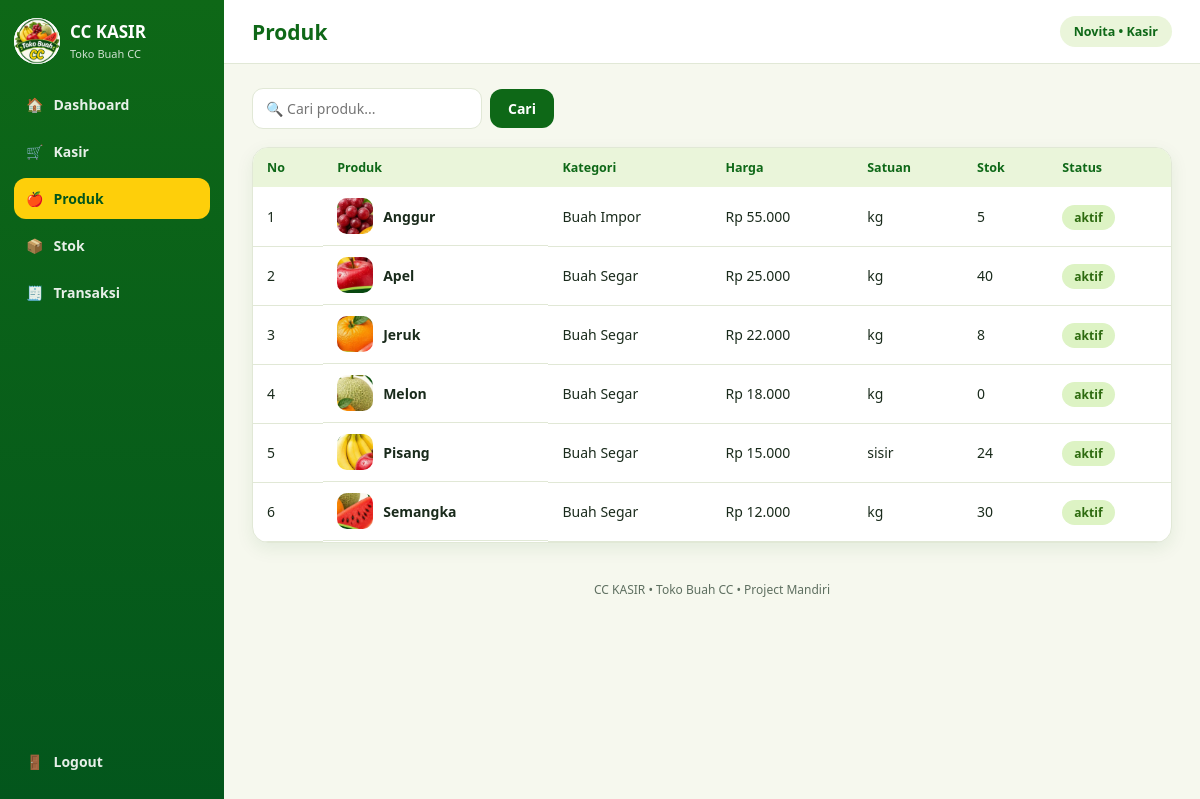
The page /views/produk.php (signed in) on the database its author committed.
### tables this page shows
CREATE TABLE produk (
  id_produk INT NOT NULL AUTO_INCREMENT PRIMARY KEY,
  nama_produk VARCHAR(100) NOT NULL,
  kategori VARCHAR(50) NOT NULL,
  harga INT NOT NULL DEFAULT 0,
  satuan VARCHAR(20) NOT NULL DEFAULT 'kg',
  stok DECIMAL(10,2) NOT NULL DEFAULT 0,
  stok_minimum DECIMAL(10,2) NOT NULL DEFAULT 0,
  status ENUM('aktif','nonaktif') NOT NULL DEFAULT 'aktif'
);

### includes/functions.php (called while the page is built, shortened)
<?php
function rupiah($angka): string
{
    return 'Rp ' . number_format((float) $angka, 0, ',', '.');
}
function e($teks): string
{
    return htmlspecialchars((string) $teks, ENT_QUOTES, 'UTF-8');
}
function format_qty($qty): string
{
    return rtrim(rtrim(number_format((float) $qty, 2, ',', '.'), '0'), ',');
}
function gambar_produk(string $nama): string
{
    $berkas = strtolower(trim(preg_replace('/[^a-z0-9]+/i', '-', $nama), '-'));
    $path = 'assets/images/produk/' . $berkas . '.jpg';
    if (file_exists(ROOT_PATH . '/' . $path)) {
        return BASE_URL . $path;
    }
    return BASE_URL . 'assets/images/logo-toko-buah-cc.png';
}

### config/database.php (called while the page is built, shortened)
<?php
function db(): PDO
{
    static $pdo = null;
    if ($pdo === null) {
        $dsn = 'mysql:host=' . DB_HOST . ';dbname=' . DB_NAME . ';charset=utf8mb4';
        $pdo = new PDO($dsn, DB_USER, DB_PASS, [
            PDO::ATTR_ERRMODE => PDO::ERRMODE_EXCEPTION,
            PDO::ATTR_DEFAULT_FETCH_MODE => PDO::FETCH_ASSOC,
        ]);
    }
    return $pdo;
}

### views/produk.php (the view, shortened to what this page needs)
<?php
$q = trim($_GET['q'] ?? '');
$sql = 'SELECT id_produk, nama_produk, kategori, harga, satuan, stok, stok_minimum, status FROM produk';
$param = [];
$sql .= ' ORDER BY status, nama_produk';
$st = db()->prepare($sql);
$st->execute($param);
$daftar = $st->fetchAll();
include ROOT_PATH . '/includes/header.php';
include ROOT_PATH . '/includes/navbar.php';
?>
<div class="view">
    <div class="tools">
        <form method="get" class="inline">
            <input name="q" value="<?= e($q) ?>" placeholder="🔍 Cari produk...">
            <button class="btn" type="submit">Cari</button>
        </form>
    </div>
    <div class="card tw">
        <table>
            <tr><th>No</th><th>Produk</th><th>Kategori</th><th>Harga</th><th>Satuan</th><th>Stok</th><th>Status</th><?php if (is_pemilik()): ?><th>Aksi</th><?php endif; ?></tr>
            <?php foreach ($daftar as $i => $p): ?>
                <tr>
                    <td><?= $i + 1 ?></td>
                    <td class="flex"><img class="thumb" src="<?= e(gambar_produk($p['nama_produk'])) ?>" alt=""><b><?= e($p['nama_produk']) ?></b></td>
                    <td><?= e($p['kategori']) ?></td>
                    <td><?= e(rupiah($p['harga'])) ?></td>
                    <td><?= e($p['satuan']) ?></td>
                    <td><?= e(format_qty($p['stok'])) ?></td>
                    <td><span class="bd <?= $p['status'] === 'aktif' ? 'ok' : 'no' ?>"><?= e($p['status']) ?></span></td>
                </tr>
            <?php endforeach; ?>
        </table>
    </div>
</div>
<?php include ROOT_PATH . '/includes/footer.php'; ?>

### assets/css/style.css (style rules this page uses)
:root { --g1:#03561C;--g2:#0E6817;--g3:#1D7519;--lime:#B2E04D;--yel:#FECF0A;--bg:#F6F8EE;--card:#fff;--ink:#1A2B1C;--mut:#5E6F60;--line:#E1E8D6;--tint:#EAF5DA }
* { box-sizing:border-box;margin:0 }
html,body { min-height:100% }
body { font-family:Nunito,'Segoe UI',Arial,sans-serif;background:var(--bg);color:var(--ink);font-size:14px }
.flex { display:flex;gap:10px;align-items:center }
.inline { display:inline-flex;gap:8px;align-items:center }
.view { padding:24px 28px;display:grid;gap:18px }
.card { background:var(--card);border-radius:16px;padding:18px;border:1px solid var(--line);box-shadow:0 6px 18px rgba(3,86,28,.08) }
.tools { display:flex;gap:10px;align-items:center;flex-wrap:wrap }
.tools input { max-width:300px }
.btn { display:inline-block;text-align:center;padding:10px 18px;border-radius:12px;font:inherit;font-weight:800;background:var(--g2);color:#fff;border:0;cursor:pointer }
input,select { font:inherit;padding:10px 13px;border:1.5px solid var(--line);border-radius:11px;width:100%;background:#fff;color:var(--ink) }
table { width:100%;border-collapse:collapse }
th { background:var(--tint);color:var(--g2);text-align:left;padding:11px 14px;font-size:12.5px }
td { padding:11px 14px;border-bottom:1px solid var(--line) }
.tw { padding:0;overflow-x:auto }
.thumb { width:36px;height:36px;border-radius:10px;object-fit:cover }
.bd { padding:4px 12px;border-radius:99px;font-size:12px;font-weight:800;background:#E6E6E6 }
.bd.ok { background:#DDF3C4;color:#2D6A0F }

### rows shown on the page
produk: shows a picture, nama_produk "Anggur", kategori "Buah Impor", harga "Rp 55.000", satuan "kg", stok "5", status "aktif"
produk: shows a picture, nama_produk "Apel", kategori "Buah Segar", harga "Rp 25.000", satuan "kg", stok "40", status "aktif"
produk: shows a picture, nama_produk "Jeruk", kategori "Buah Segar", harga "Rp 22.000", satuan "kg", stok "8", status "aktif"
produk: shows a picture, nama_produk "Melon", kategori "Buah Segar", harga "Rp 18.000", satuan "kg", stok "0", status "aktif"
produk: shows a picture, nama_produk "Pisang", kategori "Buah Segar", harga "Rp 15.000", satuan "sisir", stok "24", status "aktif"
produk: shows a picture, nama_produk "Semangka", kategori "Buah Segar", harga "Rp 12.000", satuan "kg", stok "30", status "aktif"

### other values the page prints
APP_NAME "CC KASIR"
MITRA_NAME "Toko Buah CC"
$icon "🏠"
$label "Dashboard"
$icon "🛒"
$label "Kasir"
$icon "🍎"
$label "Produk"
$icon "📦"
$label "Stok"
$icon "🧾"
$label "Transaksi"
$pageTitle "Produk"
$_SESSION['user']['nama'] "Novita"
$_SESSION['user']['role'] "Kasir"
